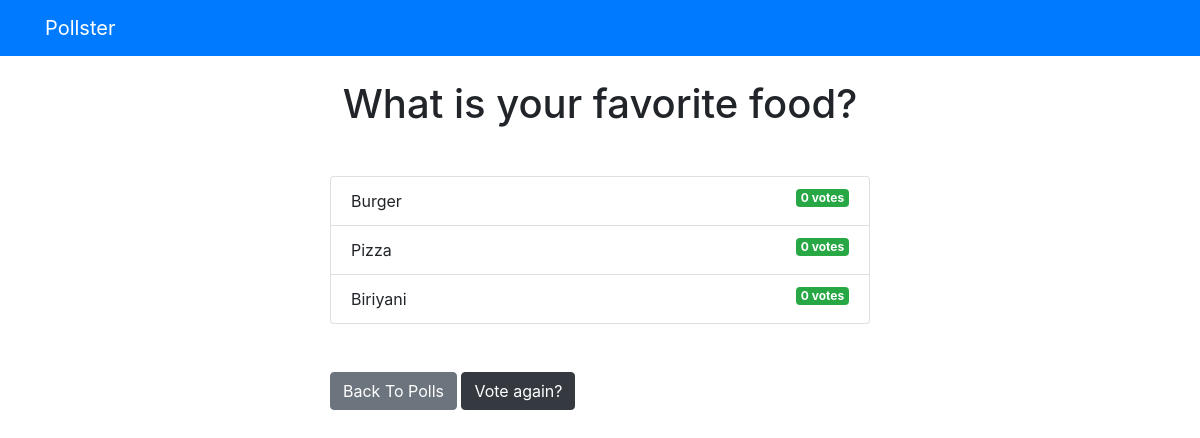
/polls/1/results/, run on an earlier commit of the app's database.
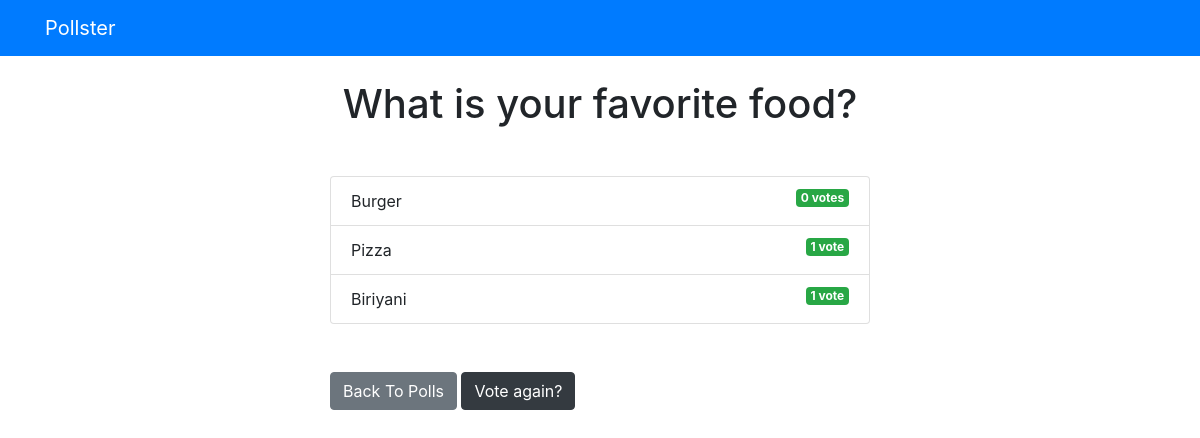
And on a later commit of the database.
### polls/models.py (models this page shows, shortened)
class Question(models.Model):
    question_text = models.CharField(max_length=200)
    pub_date = models.DateTimeField('date published')

class Answer(models.Model):
    question = models.ForeignKey(Question, on_delete=models.CASCADE)
    answer_text = models.CharField(max_length=200)
    votes = models.IntegerField(default=0)

### polls/views.py (the view)
# urls.py: path('<int:question_id>/results/', views.results, name='results'),
def results(request, question_id):
  question = get_object_or_404(Question, pk=question_id)
  return render(request, 'polls/results.html', { 'question': question })

### templates/polls/results.html
{% extends 'base.html' %}
{% block content %}
<h1 class="mb-5 text-center">{{ question.question_text }}</h1>
<ul class="list-group mb-5">
	{% for answer in question.answer_set.all %}
	<li class="list-group-item">
		{{ answer.answer_text }}  <span class="badge badge-success float-right">{{ answer.votes }} vote{{ answer.votes | pluralize }}</span>
	</li>
	{% endfor %}
</ul>
<a class="btn btn-secondary" href="{% url 'polls:index' %}">Back To Polls</a>
<a class="btn btn-dark" href="{% url 'polls:detail' question.id %}">Vote again?</a>
{% endblock %}

### templates/base.html (shortened to what this page needs)
<!DOCTYPE html>
<html lang="en">
  <head>
    <link
      rel="stylesheet"
      href="https://stackpath.bootstrapcdn.com/bootstrap/4.3.1/css/bootstrap.min.css"
    />
  </head>
  <body>
    {% include 'partials/_navbar.html' %}
    <div class="container">
      <div class="row">
        <div class="col-md-6 m-auto">
          {% block content %}{% endblock %}
        </div>
      </div>
    </div>
  </body>
</html>

### templates/partials/_navbar.html
<nav class="navbar navbar-dark bg-primary mb-4">
	<div class="container">
		<a class="navbar-brand" href="/">Pollster</a>
	</div>
</nav>

What changed in the data, as far as the page shows it:
changed Answer "Pizza": votes "0" → "1"; votes|pluralize "s" → (not shown)
changed Answer "Biriyani": votes "0" → "1"; votes|pluralize "s" → (not shown)
